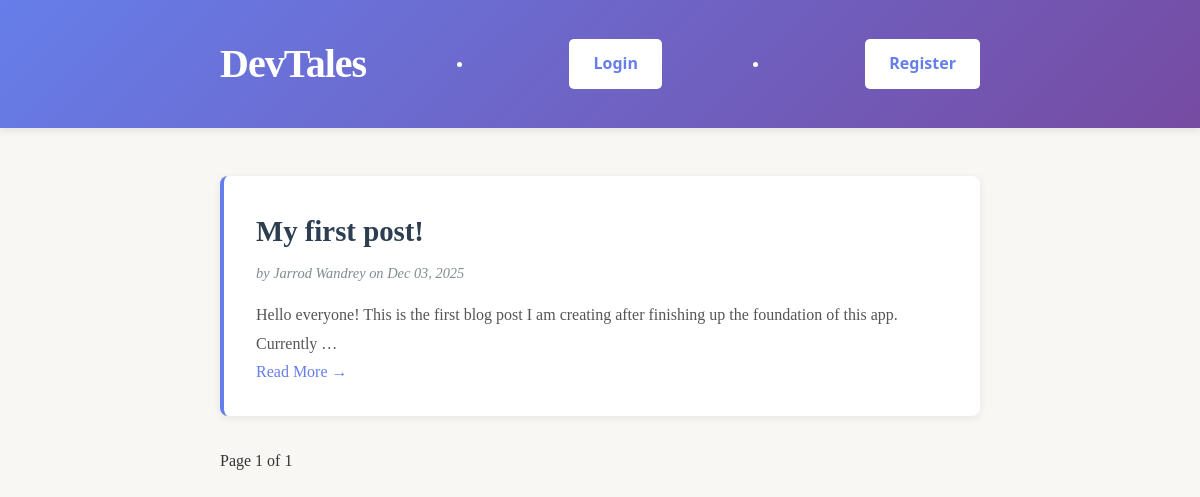
/, run on an earlier commit of the app's database.
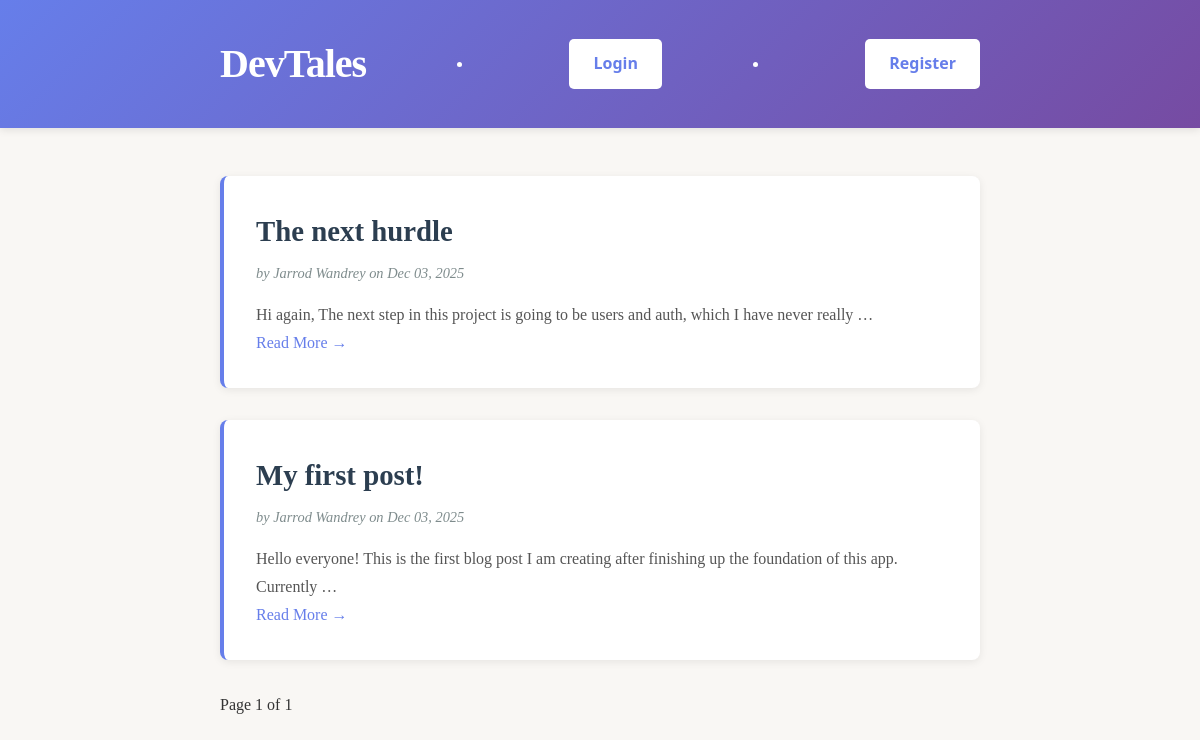
And on a later commit of the database.
### blog/models.py (models this page shows)
class Post(models.Model):
    title = models.CharField(max_length=200)
    author = models.CharField(max_length=50)
    content = models.TextField()
    created_at = models.DateTimeField(auto_now_add=True)

### blog/views.py (the view)
# urls.py: 2. Add a URL to urlpatterns:  path('', views.home, name='home')
def home(request):
    page_number = request.GET.get('page', 1)
    post_page = get_all_posts(page_number=page_number)
    return render(request, 'home.html', {'posts': post_page})

### blog/services.py (called while the page is built)
def get_all_posts(page_number=1, per_page=10):
    objects = Post.objects.all().order_by('-created_at')
    paginator = Paginator(objects, per_page)
    page_obj = paginator.get_page(page_number)
    return page_obj

### blog/templates/home.html (shortened to what this page needs)
<!DOCTYPE html>
<html lang="en">
<head>
</head>
<body>
    <header>
        <div class="container">
            <div class="header-content">
                <h1>DevTales</h1>
                {% if user.is_authenticated %}
                    <li class="nav__item"></li>
                        <a href="{% url 'logout' %}" class="add-post-btn">Logout</a>
                    </li>
                {% else %}
                    <li class="nav__item"></li>
                        <a href="{% url 'login' %}" class="add-post-btn">Login</a>
                    <li class="nav__item"></li>
                        <a href="{% url 'register' %}" class="add-post-btn">Register</a>
                {% endif %}
            </div>
        </div>
    </header>
    <div class="container">
        <div class="posts-section">
            {% for post in posts %}
                <article class="post-card">
                    <h2>{{ post.title }}</h2>
                    <div class="post-meta">by {{ post.author }} on {{ post.created_at|date:"M d, Y" }}</div>
                    <div class="post-content">{{ post.content|truncatewords:20 }}</div>
                    <a href="/show/{{post.id}}">Read More →</a>
                </article>
            {% endfor %}
            <div class="pagination">
                <span> Page {{ posts.number }} of {{ posts.paginator.num_pages }} </span>
            </div>
        </div>
    </div>
</body>
</html>

What changed in the data, as far as the page shows it:
added Post: title "The next hurdle", author "Jarrod Wandrey", created_at "Dec 03, 2025", content "Hi again, The next step in this project is going to be users and auth, which I have never really …"
